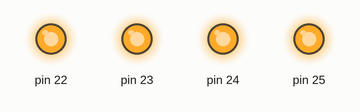
Simulated run of this sketch. Board: Arduino Mega 2560, built with avr-gcc and run on an emulated ATmega2560. Parts: output pins drawn as LEDs (lit = HIGH).

Above: at 0.5 s.
At 1.5 s:
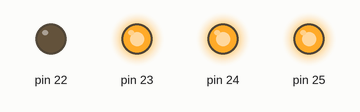
At 2.5 s:
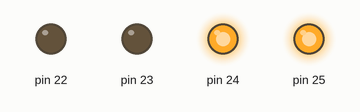
At 3.5 s:
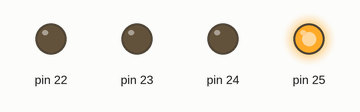
At 4.5 s:
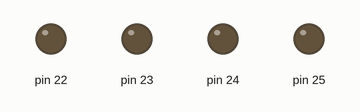
Timing chart, 0 to 6.5 s (numbered marks = the images above):
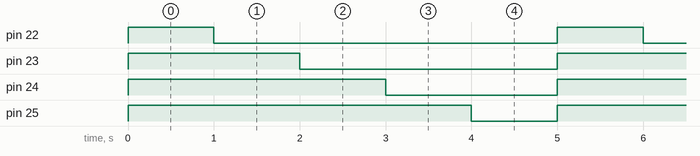

Measured:
- by itself, pin 22: alternates HIGH for 1.0 s and LOW for 4.0 s
- by itself, pin 23: alternates HIGH for 2.0 s and LOW for 3.0 s
- by itself, pin 24: alternates HIGH for 3.0 s and LOW for 2.0 s
- by itself, pin 25: alternates HIGH for 4.0 s and LOW for 1.0 s

The sketch:

sequence_led_onoff.ino
```cpp
//led가 한번에 켜졌다, 순차적으로 꺼지는 것을 무한 반복하는 코드
void setup() {
  // put your setup code here, to run once:
  pinMode(22, OUTPUT);
  pinMode(23, OUTPUT);
  pinMode(24, OUTPUT);
  pinMode(25, OUTPUT);
}

void loop() {
  // put your main code here, to run repeatedly:
  // LED ON
  digitalWrite(22, HIGH);
  digitalWrite(23, HIGH);
  digitalWrite(24, HIGH);
  digitalWrite(25, HIGH);
  delay(1000);

  // LED OFF
  digitalWrite(22, 0);
  delay(1000);
  digitalWrite(23, 0);
  delay(1000);
  digitalWrite(24, 0);
  delay(1000);
  digitalWrite(25, 0);
  delay(1000);
}
```
